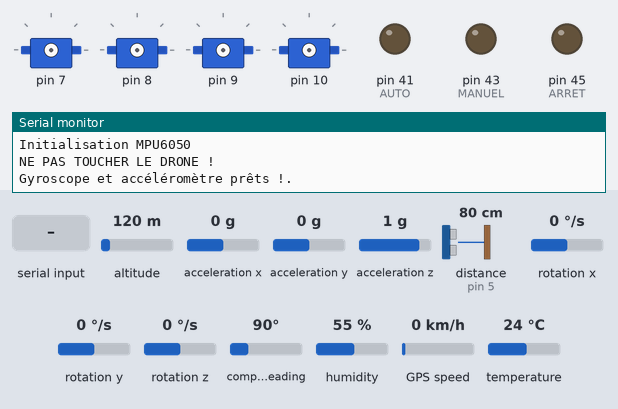
A sketch run on a simulated Arduino Mega 2560, built with avr-gcc and run on an emulated ATmega2560. Parts: 4 × servo, output pins drawn as LEDs (lit = HIGH), the last lines printed to the serial monitor. Wiring (inferred from the names in the program): ultrasonic range finder: trigger pin 6; echo pin 5. The test bench sets the inputs (shaded band); at power-on: altitude 120 m, acceleration x 0 g, acceleration y 0 g, acceleration z 1 g, distance to the obstacle (sensor on pin 5) 80 cm, rotation x 0 °/s, rotation y 0 °/s, rotation z 0 °/s, compass heading 90°, humidity 55 %, GPS speed 0 km/h, temperature 24 °C. The echo pulse lasts 58.3 µs per cm; the GPS gets a fix after 3 s at 37.7749, -122.4194 with 8 satellites; pins used as bus, display or sensor lines are not drawn.

Above: at 0.1 s.
At 3.1 s:
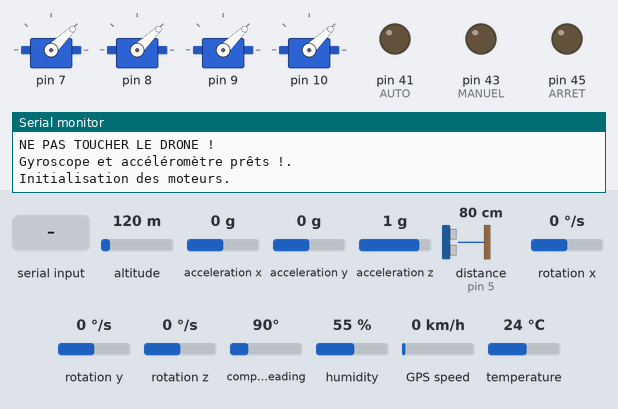
At 6.2 s:
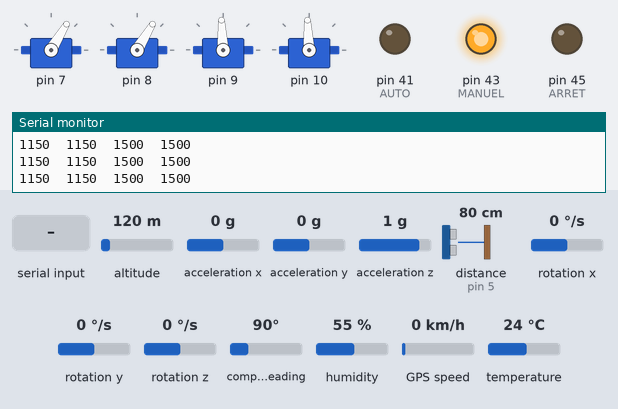
6.3 s: "90,45,200\n" received over the second serial link
12.2 s: altitude set to 20 m
Timing chart, 0 to 15.2 s (numbered marks = the images above; inputs shaded):
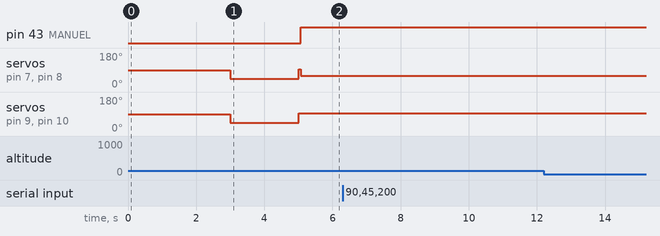

The sketch:

Carte_drone.ino
```cpp
#include <Arduino.h>
#include <math.h>
#include "Wire.h"
#include "function.h"
#include "Sonar.h"
#include "dht.h"
#include "gps.h"
#include "gyro.h"
#include "hc12.h"
#include "moteurs.h"
#include <SoftwareSerial.h>
#include <TinyGPS.h>

#define ECHO_SONAR 5 // Pin echo du sonar
#define TRIG_SONAR 6 // Pin trigger du sonar
#define ESC_TL_PWM 7 // Pin pour les ESC
#define ESC_TR_PWM 8 // Pin pour les ESC
#define ESC_BL_PWM 9 // Pin pour les ESC
#define ESC_BR_PWM 10 // Pin pour les ESC
#define DHTPIN 4
#define ARRET 45 // bouton d'arret
#define MANUEL 43 // led verte
#define AUTO 41 // led jaune

TinyGPS gps;

// ====================== Initialisation des classes et struct ========================


SONAR sonar(TRIG_SONAR, ECHO_SONAR, 20);
HUMIDITE_TEMP hum_temp(DHTPIN);
HC12 hc(2, 1500);
GYRO_ACCEL gyro;
MOTEURS moteurs(ESC_TL_PWM, ESC_TR_PWM, ESC_BL_PWM, ESC_BR_PWM);

capteur sonar_data, humidite_data, temp_data;
capteur gyro_data_vx, gyro_data_vy, gyro_data_gx, gyro_data_gy, gyro_data_gz, gyro_data_vgz;

unsigned int gyro_start = millis();
unsigned int gyro_end;
float* Prop;
etats data_gyro;
float Commande[5];
float states[4];


void setup() {
  Serial.begin(115200);
  Serial1.begin(9600);
  Serial2.begin(19200);
  hum_temp.hum_temp_begin();
  sonar.sonar_begin();
  gyro.gyro_begin();
  moteurs.MOTEUR_INIT();
  pinMode(ARRET, OUTPUT);
  pinMode(MANUEL, OUTPUT);
  pinMode(AUTO, OUTPUT);
}


void loop() {

  hc.communication();
  hc.get_commande(Commande);
  bool* mode = hc.get_mode();

  // --------------------------------------------
  if(mode[1] == false)
  {
    sonar_data.start_time = micros();
    sonar.filtre_distance(0.1, sonar_data);
    sonar_data.end_time = micros();

    humidite_data.start_time = micros();
    hum_temp.mesurer_humidite_temp(humidite_data, temp_data);
    humidite_data.end_time = micros();

    String gps_lat = "";
    String gps_long = "";
    while (Serial1.available())
    {
      int c = Serial1.read();
      if(gps.encode(c))
      {
        float latitude, longitude;
        gps.f_get_position(&latitude, &longitude);
        gps_long = String(longitude, 6);
        gps_lat = String(latitude, 6);
      }
    }

    gyro_end = millis();
    data_gyro = gyro.gyro_etats(gyro_end-gyro_start);
    gyro_start = millis();
    gyro.get_data_reg(states);

    String prof = "2.36";
    gps_lat = "47.127411";
    gps_long = "1.127411";
    String DATA_OUT = "V,"+String(int(sonar_data.sy))+","+String(int(humidite_data.sy))+","+String(int(temp_data.sy))+","+gps_lat+","+gps_long+","+prof+",F";
    hc.envoyer(DATA_OUT);

    if(mode[0] == false)
    {
      moteurs.PID_manuel(states, Commande);
      digitalWrite(ARRET, LOW);
      digitalWrite(MANUEL, HIGH);
      digitalWrite(AUTO, LOW);
    }
    else
    {
      digitalWrite(ARRET, LOW);
      digitalWrite(MANUEL, LOW);
      digitalWrite(AUTO, HIGH);
    }
  }
  else
  {
    digitalWrite(ARRET, HIGH);
    digitalWrite(MANUEL, LOW);
    digitalWrite(AUTO, LOW);
  }


}
```

Sonar.h
```cpp
#include <Arduino.h>
#include "function.h"

class SONAR {
  private:
    int TRIG_SONAR;
    int ECHO_SONAR;
    float distance;
    float temp;

  public:
    SONAR(int TRIG_SONAR, int ECHO_SONAR, float temp)
    {
      this->TRIG_SONAR = TRIG_SONAR;
      this->ECHO_SONAR = ECHO_SONAR;
      this->temp = temp;
      this->distance = 0;
    }

    void sonar_begin()
    {
      pinMode(TRIG_SONAR, OUTPUT);
      pinMode(ECHO_SONAR, INPUT);
    }

    float mesurer_sonar()
    {
      float k_sonar = (331.5+0.607*temp)/2000000.0;
      digitalWrite(TRIG_SONAR, LOW);
      delayMicroseconds(2);
      digitalWrite(TRIG_SONAR, HIGH);
      delayMicroseconds(10);
      digitalWrite(TRIG_SONAR, LOW);

      unsigned long duration = pulseIn(ECHO_SONAR, HIGH, 30000);// 30ms
      float distance = duration*k_sonar; // convert duration to distance in cm

      if(duration == 0){return -1;}
      else
      {
        this->distance = distance;
        return distance;
      }
    }

    void lire_distance()
    {
      Serial.println("Profondeur : " + String(distance));
    }

    float filtre_distance(float wc, capteur& sonar_data)
    {
      float dt_sonar = sonar_data.end_time - sonar_data.start_time;
      sonar_data.sx = mesurer_sonar();

      if (sonar_data.sx < 0.26) {
        sonar_data.sx = sonar_data.sx_old;
      }

      sonar_data.sy = (dt_sonar * (sonar_data.sx + sonar_data.sx_old) - sonar_data.sy_old * (dt_sonar - 2 * wc)) / (dt_sonar + 2 * wc);
      sonar_data.sx_old = sonar_data.sx;
      sonar_data.sy_old = sonar_data.sy;

      return sonar_data.sy;
    }
};
```

dht.h
```cpp
#include "DHT.h"
#include "function.h"
#include <Arduino.h>

class HUMIDITE_TEMP
{
  private:
    int signal_pin;
    float humidite;
    float temperature;
    int delais_mes = 10000;
    DHT capteur_humidite_temperature;

  public:
    HUMIDITE_TEMP(int signal_pin) : signal_pin(signal_pin), capteur_humidite_temperature(signal_pin, DHT11)
    {
      this->humidite = 0;
      this->temperature = 0;
    }

    void hum_temp_begin(){capteur_humidite_temperature.begin();}

    void HUMIDITE_TEMP_DELAIS(int delais_mes){this->delais_mes = delais_mes;}

    float mesurer_humidite_temp(capteur& humidite_data, capteur& temp_data)
    {
      this->temperature = capteur_humidite_temperature.readTemperature();
      this->humidite = capteur_humidite_temperature.readHumidity();
      humidite_data.sy = humidite;
      temp_data.sy = temperature;
    }

    float filtre_humidite_temp(float wc, capteur& humidite_data, capteur& temp_data)
    {
      mesurer_humidite_temp(humidite_data, temp_data);
      float dt_humid = humidite_data.end_time - humidite_data.start_time;
      humidite_data.sx = humidite;

      if (humidite_data.sx < 0 || humidite_data.sx > 100) {
        humidite_data.sx = humidite_data.sx_old;
      }

      humidite_data.sy = (dt_humid * (humidite_data.sx + humidite_data.sx_old) - humidite_data.sy_old * (dt_humid - 2 * wc)) / (dt_humid + 2 * wc);
      humidite_data.sx_old = humidite_data.sx;
      humidite_data.sy_old = humidite_data.sy;

      temp_data.sx = temperature;

      if (temp_data.sx < 0 || temp_data.sx > 100) {
        temp_data.sx = temp_data.sx_old;
      }

      temp_data.sy = (dt_humid * (temp_data.sx + temp_data.sx_old) - temp_data.sy_old * (dt_humid - 2 * wc)) / (dt_humid + 2 * wc);
      temp_data.sx_old = temp_data.sx;
      temp_data.sy_old = temp_data.sy;

    }

    void afficher_humidite_temp()
    {
      Serial.print("Humidité : ");
      Serial.print(humidite);
      Serial.print("%, température : ");
      Serial.print(temperature);
      Serial.println(" °C.");
    }
};
```

function.h
```cpp
#ifndef MYHEADER_H
#define MYHEADER_H
#include <Arduino.h>
#include <SoftwareSerial.h>
#include <TinyGPS.h>

float signe(float x);
void joystick_lec(float* etats, float* Prop, int autom);
bool check_sum(String message, int virgule, int max_length, int min_length, char fin);
void redim(float fac_psi, float fac_vx, float fac_vy, float* &Commande);
String get_coord(SoftwareSerial serialgps, TinyGPS gps);
bool verif_integrite(String message);
int supra_command(String message);

typedef struct {
  float vx = 0;
  float vy = 0;
  float AngleX;
  float AngleY;
  float AngleZ;
  float Vgz;
} etats;

typedef struct {
  int start_time = 0;
  int end_time = 0;
  float sx = 0;
  float sx_old = 0;
  float sy = 0;
  float sy_old = 0;
} capteur;

typedef struct {
  float commande;
  float erreur = 0;
  float erreurm1 = 0;
  float integral = 0;
  float derive = 0;
} regul;

#endif
```

gps.h
```cpp
#include <TinyGPS.h>
#include <Arduino.h>
#include <SoftwareSerial.h>
/*
  while(serialgps.available())
  {
    int c = serialgps.read();
    if(gps.encode(c))
    {
      float latitude, longitude;
      gps.f_get_position(&latitude, &longitude);
      Serial.print("Latitud/Longitud: ");
      Serial.print(latitude,5);
      Serial.print(", ");
      Serial.println(longitude,5);
      gps.stats(&chars, &sentences, &failed_checksum);
    }
  }
  */
```

gyro.h
```cpp
#include <MPU6050_light.h>
#include "function.h"
#include <Arduino.h>
MPU6050 mpu(Wire);

regul Vx_r;
regul Vy_r;

class GYRO_ACCEL
{
private:
  byte status;
  etats drone_etats;
  MPU6050 mpu;
  float V_angleZ;
  float Vx_temp[10] = {0, 0, 0, 0, 0, 0, 0, 0, 0, 0};
  float Vy_temp[10] = {0, 0, 0, 0, 0, 0, 0, 0, 0, 0};
  float vx_m = 0;
  float vy_m = 0;

public:
  GYRO_ACCEL() : mpu(Wire) { }

  void gyro_begin()
  {
    Wire.begin();
    Serial.println("Initialisation MPU6050");
    Serial.println("NE PAS TOUCHER LE DRONE !");
    this->status = mpu.begin();
    while (status != 0) { }
    Serial.println("Gyroscope et accéléromètre prêts !.");
    delay(1000);
    mpu.calcOffsets();
    delay(1000);
    this->V_angleZ = 0;
  }

  void speed_mean()
  {

    // Ajout d'un intégrateur pour avoir la vitesse qui converge vers 0
    // NE s'applique que si la variation détecter est nulle (ou très petite)

    for(int i=9; i>0; i--)
    {
      this->Vx_temp[i] = Vx_temp[i-1];
    }
    this->Vx_temp[0] = mpu.getAccX();
    if(abs(mpu.getAccX()) > 0.012)
    {
      this->Vx_temp[0] = mpu.getAccX();
    }
    else
    {
      this->Vx_temp[0] = 0;
    }

    for(int i=9; i>0; i--)
    {
      this->Vy_temp[i] = Vy_temp[i-1];
    }
    if(abs(mpu.getAccY()) > 0.012)
    {
      this->Vy_temp[0] = mpu.getAccY();
    }
    else
    {
      this->Vy_temp[0] = 0;
    }

    this->vx_m = moy(Vx_temp, 3);
    this->vy_m = moy(Vy_temp, 3);
  }

  float moy(float* vec, int n)
  {
    float sum =0;
    for(int i=0; i<n; i++)
    {
      sum += vec[i];
    }
    return sum/n;
  }

  etats gyro_etats(float dt)
  {
    mpu.update();
    speed_mean();
    float acc = sqrt(pow(vx_m,2)+pow(vy_m,2));
    this->drone_etats.vx = vx_m;
    this->drone_etats.vy = vy_m;
    this->drone_etats.AngleX = mpu.getAngleX();
    this->drone_etats.AngleY = mpu.getAngleY();
    this->drone_etats.AngleZ = mpu.getAngleZ();
    this->V_angleZ = mpu.getGyroZ();

    /*if(vx_m == 0 && abs(drone_etats.vx) > 0)
    {
      Vx_r.erreur = -drone_etats.vx;
      Vx_r.integral += Vx_r.erreur;
      Vx_r.erreurm1 = Vx_r.erreur - Vx_r.erreurm1;
      this->drone_etats.vx = (0.2*Vx_r.erreur + 0.*Vx_r.integral + 100*Vx_r.derive);
      Vx_r.erreurm1 = Vx_r.erreur;
    }

    if(vy_m == 0 && abs(drone_etats.vy) > 0)
    {
      Vy_r.erreur = -drone_etats.vy;
      Vy_r.integral += Vy_r.erreur;
      Vy_r.erreurm1 = Vy_r.erreur - Vy_r.erreurm1;
      this->drone_etats.vy = (0.2*Vy_r.erreur + 0.*Vy_r.integral + 100*Vy_r.derive);
      Vy_r.erreurm1 = Vy_r.erreur;
    }*/

    return drone_etats;
  }


  void afficher_gyro()
  {
    Serial.println("Vx : "+String(drone_etats.vx)+", Vy : " + String(drone_etats.vy) + ", AngleX : " + String(drone_etats.AngleX) + ", AngleY : " + String(drone_etats.AngleY) + ", AngleZ : "+String(drone_etats.AngleZ));
  }

  void get_data_reg(float* states)
  {
    float com[4] = {drone_etats.vx, drone_etats.vy, V_angleZ, drone_etats.AngleZ};
    for(int i=0; i<4; i++)
    {
      states[i] = com[i];
    }
  }

};
```

hc12.h
```cpp
#include "function.h"
#include <Arduino.h>

class HC12
{
  private:
    int TX;
    int RX;
    String DATA_IN;
    unsigned long previousMillis_in = 0;
    unsigned long previousMillis_out = 0;
    unsigned long interval_in = 2;
    unsigned long interval_out = 150;
    float dir[3];
    bool transmission = true;
    bool check_sum_cond = false;

    struct commande_template {
      float X;
      float Y;
      float Psi;
      int mode;
      bool autom = false;
      bool arret = false;
      float Prop[4] = {1000.0, 1000.0, 1500.0, 1500.0};
    } commande;

  public:
    HC12(unsigned long interval_in, unsigned long interval_out) {
      this->interval_in = interval_in;
      this->interval_out = interval_out;
    }

  void communication()
  {
    // Reception à C2 ======================================
    unsigned long currentMillis_in = millis();
    if (currentMillis_in - previousMillis_in >= interval_in)
    {

      this->previousMillis_in = millis();
      char first = '0';
      if (Serial2.available())
      {
        char c = Serial2.read();

        if(c == 'S' || c == 'A' || c == 'C')
        {
          int it = 1;
          this->DATA_IN = c;
          while(c != 'E' && it <18)
          {
            c = Serial2.read();
            this->DATA_IN += c;
            it += 1;
          }
        }
      }

      if(check_sum(DATA_IN, 5, 18, 11, 'E') && verif_integrite(DATA_IN))
      {

        if(DATA_IN[0] == 'A')
        {
          this->commande.autom = true;
          //Serial.print("Autom : "); Serial.println(commande.autom);
        }
        else if(DATA_IN[0] == 'C')
        {
          this->commande.arret = true;
          //Serial.print("Arret : "); Serial.println(commande.arret);
        }

        else
        {
          this->commande.arret = false;
          this->commande.autom = false;
          //Serial.println("Mode manuel");
          float data[4];
          int index[5];
          int k = 0;
          for(int i=0; i<=DATA_IN.length(); i++)
          {
            if(DATA_IN[i] == ',')
            {
              index[k] = i+1;
              k++;
            }
          }

          data[0] = atoi(DATA_IN.substring(index[0], index[1]).c_str());
          data[1] = atoi(DATA_IN.substring(index[1], index[2]).c_str());
          data[2] = atoi(DATA_IN.substring(index[2], index[3]).c_str());
          data[3] = atoi(DATA_IN.substring(index[3], index[4]).c_str());

          this->commande.X = data[1];
          this->commande.Y = data[2];
          this->commande.Psi = 2*(data[3]-100)/256*(data[0]-228)/128;

          this->dir[0] = commande.Psi;
          this->dir[1] = commande.X;
          this->dir[2] = commande.Y;

          /*Serial.print(dir[0]);
          Serial.print("\t");
          Serial.print(dir[1]);
          Serial.print("\t");
          Serial.println(dir[2]);*/
        }
      }
    }
  }

  bool* get_mode()
  {
    static bool mode[2];
    mode[0] = commande.autom;
    mode[1] = commande.arret;
    return mode;
  }

  void envoyer(String DATA_OUT)
  {
    // Envoie à C1 ==========================================
    unsigned long currentMillis_out = millis();
    if (currentMillis_out - previousMillis_out >= interval_out)
    {

      this->previousMillis_out = millis();
      if (Serial2.available())
      {
        char decomp[DATA_OUT.length()+1];
        DATA_OUT.toCharArray(decomp, sizeof(decomp));
        Serial2.write(decomp, sizeof(decomp));
      }
    }
  }

  float* get_propulsion()
  {
    return commande.Prop;
  }

  void afficher_prop()
  {
    for(int i=0; i<4; i++)
    {
      Serial.print(commande.Prop[i]);
      Serial.print(", \t");
    }
    Serial.print("\n");
  }

  void get_commande(float* commande)
  {
    commande[0] = dir[0];
    commande[1] = dir[1];
    commande[2] = dir[2];
  }
};
```

regulation.cpp
```cpp
#include <Arduino.h>
#include "function.h"
#include <math.h>


void redim(float fac_psi, float fac_vx, float fac_vy, float* &Commande)
{
  /*
   *           this->dir[0] = commande.Psi;
          this->dir[1] = commande.X;
          this->dir[2] = commande.Y;
   */
  Commande[0] *= fac_psi;
  Commande[1] *= fac_vx;
  Commande[2] *= fac_vy;
}
```

verif_string.cpp
```cpp
#include <Arduino.h>


// ------------------------------ Envoie ------------------------
bool check_sum(String message, int virgule, int max_length, int min_length, char fin)
{
  int commaCount = 0;
  bool foundStart = false;
  bool foundEnd = false;
  for (int i = 0; i < message.length(); i++)
  {
      if (message[i] == 'C' || message[i] == 'A' || message[i] == 'S') {
          foundStart = true;
          continue;
      }
      if (foundStart && message[i] == fin)
      {
          foundEnd = true;
          break;
      }
      if (foundStart && message[i] == ',')
      {
          commaCount++;
      }
  }

  if (commaCount == virgule && foundStart == true && foundEnd == true)
  {
      return true;
  }
  else
  {
      return false;
  }
}

bool verif_integrite(String message)
{
  int values[4];
  int index = 0;
  int startInd = 2;

  for(int i=startInd; i< message.length(); i++)
  {
    if(message.charAt(i) == ',')
    {
      String val = message.substring(startInd, i);
      values[index] = val.toInt();
      startInd = i + 1;
      index++;
    }
    if(index >= 4)
    {
      break;
    }

  }
  if(values[0] > 500 || values[0] < 100)
  {
    return false;
  }
  else if(values[3] > 356 || values[3] < 100)
  {
    return false;
  }
  else if(values[1] > 2 || values[0] < 0)
  {
    return false;
  }
  else if(values[2] > 2 || values[0] < -2)
  {
    return false;
  }
  else
  {
    return true;
  }
}
```

Source omitted: moteurs.h (4375 bytes)
